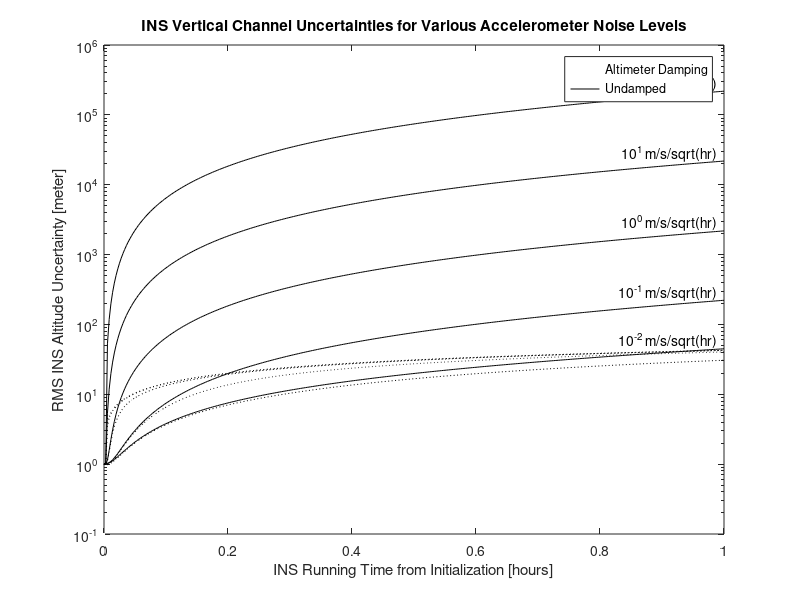

This figure's MATLAB source:
%
% Simulated INS vertical channel covariances with and without damping
%
clear all;
close all;
Raltimeter     = 10;      % RMS altimeter noise [meter]
SigmaAltitude  = 100;     % RMS altimeter altitude offset error [meter]
TauAltimeter   = 10*3600; % altimeter offset correlation time [10 hours]
DeltaT         = 10;      % sampling interval [1 minute]
TSchuler       = 5046;    % Schuler period [sec]
Qaltimeter     = (1-exp(-2*DeltaT/TauAltimeter))*SigmaAltitude^2;
%
% State transition matrices, non-augmented and augmented
%
Phi2           = .5*exp(DeltaT/TSchuler)*[1,TSchuler;1/TSchuler,1] + .5*exp(-DeltaT/TSchuler)*[1,-TSchuler;-1/TSchuler,1];
Phi3           = [Phi2,zeros(2,1);zeros(1,2),exp(-DeltaT/TauAltimeter)];
H              = [1,0,1];
Legends        = [];
figure;
semilogy(0,.1,'w.');
hold on;
hours = 1;  % Simulated hours of operation
for log10mpsprh=-2:2,
    mpsprh = 10^log10mpsprh; % meter/sec/root-hour accelerometer noise
    Legend = ['10^{',num2str(log10mpsprh),'} m/s/sqrt(hr)'];
    Qaccelerometer = mpsprh^2*DeltaT/3600;
    Q2             = [0,0;0,Qaccelerometer];
    Q3             = [Q2,zeros(2,1);zeros(1,2),Qaltimeter];
    P2             = [1,0;0,1e-4]; % 1 m alt. uncert., 10 mm/s vel. uncert.
    P3             = [P2,zeros(2,1);zeros(1,2),1];
    k              = 1;
    Time(1)        = 0;
    Sigma2(1)      = sqrt(P2(1,1));
    Sigma3(1)      = sqrt(P3(1,1));
    for t = DeltaT:DeltaT:3600*hours,
        k         = k + 1;
        Time(k)   = t/3600; % time in hours
        P2        = Phi2*P2*Phi2' + Q2;
        Sigma2(k) = sqrt(P2(1,1));
        P3        = Phi3*P3*Phi3' + Q3; % a priori
        K         = P3*H'/(H*P3*H'+ Raltimeter);
        P3        = P3 - K*H*P3; % a posteriori
        P3        = .5*(P3 + P3');
        Sigma3(k) = sqrt(P3(1,1));
    end;
    semilogy(Time,Sigma2,'k-',Time,Sigma3,'k:');
    text(Time(length(Time))-.01,Sigma2(length(Time)),Legend,'HorizontalAlignment','right','VerticalAlignment','bottom');
end;
hold off;
legend('Altimeter Damping','Undamped');
title('INS Vertical Channel Uncertainties for Various Accelerometer Noise Levels');
xlabel('INS Running Time from Initialization [hours]');
ylabel('RMS INS Altitude Uncertainty [meter]');

    

    
